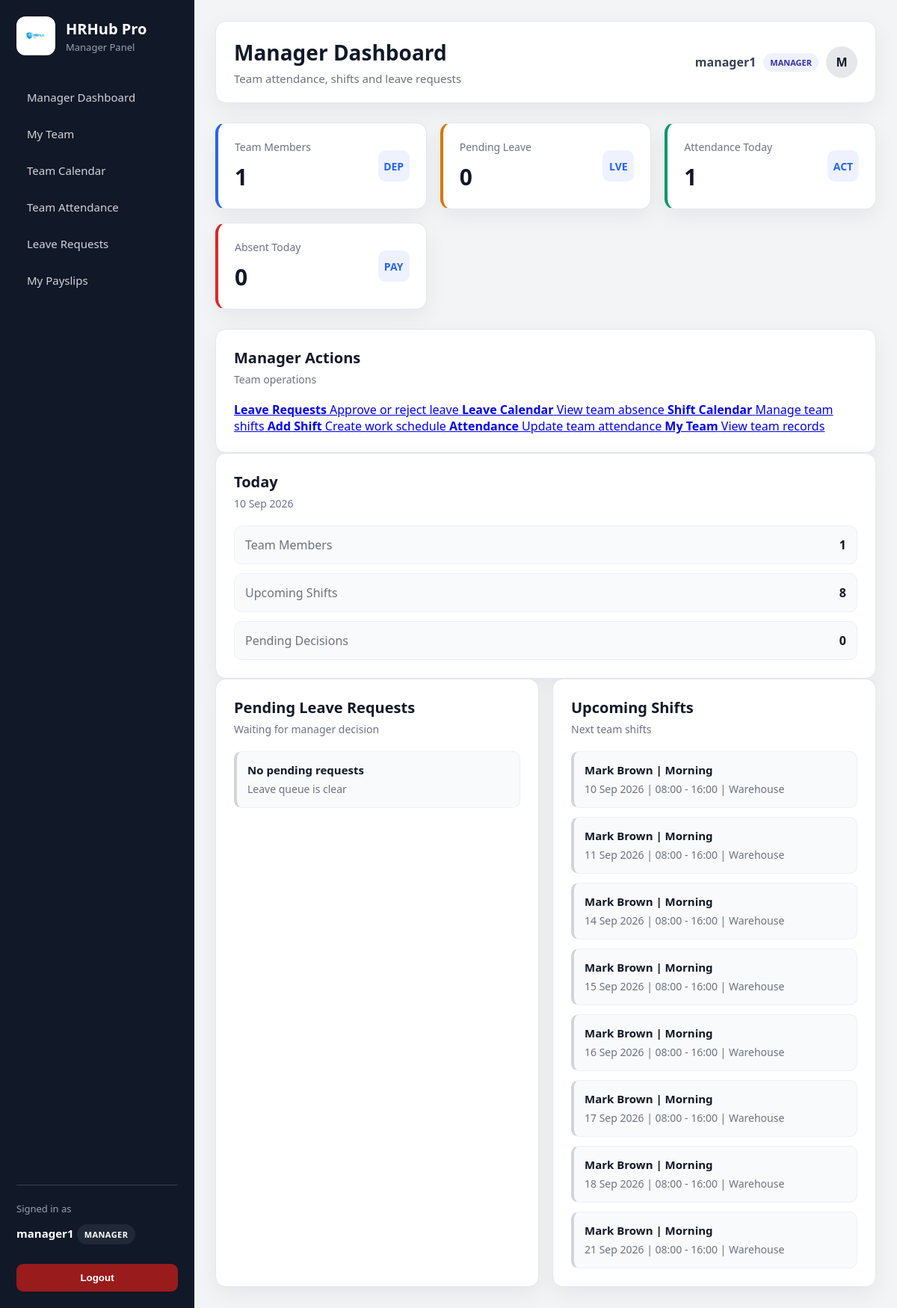
/role-dashboard/manager/ (signed in), run on the app's committed database.
### accounts/models.py (models this page shows, shortened)
class UserProfile(models.Model):
    ROLE_CHOICES = [
        ("ADMIN", "Admin"),
        ("MANAGER", "Manager"),
        ("EMPLOYEE", "Employee"),
    ]
    user = models.OneToOneField(
        User,
        on_delete=models.CASCADE,
        related_name="profile",
    )
    role = models.CharField(
        max_length=20,
        choices=ROLE_CHOICES,
        default="EMPLOYEE",
    )
    created_at = models.DateTimeField(
        auto_now_add=True,
    )
    updated_at = models.DateTimeField(
        auto_now=True,
    )
    class Meta:
        ordering = ["user__username"]
        verbose_name = "User Profile"
        verbose_name_plural = "User Profiles"

### shifts/models.py (models this page shows, shortened)
class Shift(models.Model):
    SHIFT_TYPE_CHOICES = [
        ("MORNING", "Morning"),
        ("AFTERNOON", "Afternoon"),
        ("NIGHT", "Night"),
        ("CUSTOM", "Custom"),
    ]
    STATUS_CHOICES = [
        ("SCHEDULED", "Scheduled"),
        ("COMPLETED", "Completed"),
        ("CANCELLED", "Cancelled"),
    ]
    employee = models.ForeignKey(
        Employee,
        on_delete=models.CASCADE,
        related_name="shifts",
    )
    shift_type = models.CharField(
        max_length=20,
        choices=SHIFT_TYPE_CHOICES,
        default="MORNING",
    )
    shift_date = models.DateField()
    start_time = models.TimeField()
    end_time = models.TimeField()
    location = models.CharField(
        max_length = 150,
        blank=True,
        null=True,
    )
    notes = models.TextField(
        blank=True,
        null=True,
    )
    status = models.CharField(
        max_length=20,
        choices=STATUS_CHOICES,
        default="SCHEDULED",
    )
    created_at = models.DateTimeField(auto_now_add=True)
    updated_at = models.DateTimeField(auto_now=True)
    class Meta:
        ordering = ["shift_date", "start_time"]
        verbose_name = "Shift"
        verbose_name_plural = "Shifts"

### employees/models.py (models this page shows, shortened)
class Employee(models.Model):
    EMPLOYMENT_TYPE_CHOICES = [
        ("FULL_TIME", "Full Time"),
        ("PART_TIME", "Part Time"),
        ("CONTRACT", "Contract"),
        ("TEMPORARY", "Temporary"),
        ("AGENCY", "Agency"),
    ]
    STATUS_CHOICES = [
        ("ACTIVE", "Active"),
        ("INACTIVE", "Inactive"),
        ("ON_LEAVE", "On Leave"),
        ("TERMINATED", "Terminated"),
    ]
    user = models.OneToOneField(
        User,
        on_delete=models.SET_NULL,
        blank=True,
        null=True,
        related_name="employee_profile",
    )
    employee_number = models.CharField(
        max_length=30,
        unique=True,
    )
    first_name = models.CharField(
        max_length=100,
    )
    last_name = models.CharField(
        max_length=100,
    )
    email = models.EmailField(
        unique=True,
    )
    phone = models.CharField(
        max_length=30,
        blank=True,
        null=True,
    )
    address = models.TextField(
        blank=True,
        null=True,
    )
    date_of_birth = models.DateField(
        blank=True,
        null=True,
    )
    job_title = models.CharField(
        max_length=150,
    )
    department = models.ForeignKey(
        "departments.Department",
        on_delete=models.SET_NULL,
        blank=True,
        null=True,
        related_name="employees",
    )
    manager = models.ForeignKey(
        "self",
        on_delete=models.SET_NULL,
        blank=True,
        null=True,
        related_name="team_members",
    )
    employment_type = models.CharField(
        max_length=20,
        choices=EMPLOYMENT_TYPE_CHOICES,
        default="FULL_TIME",
    )
    hire_date = models.DateField()
    salary = models.DecimalField(
        max_digits=10,
        decimal_places=2,
        default=0,
    )
    status = models.CharField(
        max_length=20,
        choices=STATUS_CHOICES,
        default="ACTIVE",
    )
    emergency_contact_name = models.CharField(
        max_length=150,
        blank=True,
        null=True,
    )
    emergency_contact_phone = models.CharField(
        max_length=30,
        blank=True,
        null=True,
    )
    notes = models.TextField(
        blank=True,
        null=True,
    )
    created_at = models.DateTimeField(
        auto_now_add=True,
    )
    updated_at = models.DateTimeField(
        auto_now=True,
    )
    class Meta:
        ordering = ["first_name", "last_name"]
        verbose_name = "Employee"
        verbose_name_plural = "Employees"
    @property
    def full_name(self):
        return f"{self.first_name} {self.last_name}"

### role_dashboards/views.py (the view)
# urls.py: path("manager/", views.manager_dashboard, name="manager_dashboard"),
@login_required
def manager_dashboard(request):
    if not user_can_view_manager_dashboard(request.user):
        return redirect("role_redirect")
    today = timezone.localdate()
    current_manager_employee = Employee.objects.filter(
        user=request.user,
    ).first()
    team_members = Employee.objects.none()
    if current_manager_employee:
        team_members = Employee.objects.filter(
            manager=current_manager_employee,
        )
    if request.user.is_superuser or get_user_role(request.user) in ["ADMIN", "HR"]:
        team_members = Employee.objects.all()
    pending_leave_requests = LeaveRequest.objects.select_related(
        "employee",
        "employee__department",
    ).filter(
        employee__in=team_members,
        status="PENDING",
    ).order_by("start_date")[:8]
    upcoming_shifts = Shift.objects.select_related(
        "employee",
        "employee__department",
    ).filter(
        employee__in=team_members,
        shift_date__gte=today,
    ).exclude(
        status="CANCELLED",
    ).order_by("shift_date", "start_time")[:8]
    attendance_today = Attendance.objects.filter(
        employee__in=team_members,
        date=today,
    ).count()
    absent_today = Attendance.objects.filter(
        employee__in=team_members,
        date=today,
        status="ABSENT",
    ).count()
    context = {
        "today": today,
        "team_members": team_members,
        "team_count": team_members.count(),
        "pending_leave_count": pending_leave_requests.count(),
        "upcoming_shifts_count": upcoming_shifts.count(),
        "attendance_today": attendance_today,
        "absent_today": absent_today,
        "pending_leave_requests": pending_leave_requests,
        "upcoming_shifts": upcoming_shifts,
    }
    return render(request, "role_dashboards/manager_dashboard.html", context)

### accounts/context_processors.py (called while the page is built)
def user_role_context(request):
    user_role = None
    is_admin_user = False
    is_hr_user = False
    is_manager_user = False
    is_employee_user = False
    if request.user.is_authenticated:
        profile = getattr(request.user, "profile", None)
        if request.user.is_superuser:
            user_role = "ADMIN"
            is_admin_user = True
        elif profile:
            user_role = profile.role
            is_admin_user = profile.role == "ADMIN"
            is_hr_user = profile.role == "HR"
            is_manager_user = profile.role == "MANAGER"
            is_employee_user = profile.role == "EMPLOYEE"
    return {
        "user_role": user_role,
        "is_admin_user": is_admin_user,
        "is_hr_user": is_hr_user,
        "is_manager_user": is_manager_user,
        "is_employee_user": is_employee_user,
    }

### role_dashboards/views.py (called while the page is built)
def get_user_role(user):
    profile = getattr(user, "profile", None)
    if profile:
        return profile.role
    return None

def user_can_view_manager_dashboard(user):
    if user.is_superuser:
        return True
    role = get_user_role(user)
    return role in ["ADMIN", "HR", "MANAGER"]

### templates/role_dashboards/manager_dashboard.html (shortened to what this page needs)
{% extends 'base.html' %}
{% block page_title %}Manager Dashboard{% endblock %}
{% block page_subtitle %}
Team attendance, shifts and leave requests
{% endblock %}
{% block content %}
<section class="stats-grid">
    <div class="stat-card blue">
        <div>
            <p>Team Members</p>
            <h2>{{ team_count }}</h2>
        </div>
        <span>TM</span>
    </div>
    <div class="stat-card orange">
        <div>
            <p>Pending Leave</p>
            <h2>{{ pending_leave_count }}</h2>
        </div>
        <span>PND</span>
    </div>
    <div class="stat-card green">
        <div>
            <p>Attendance Today</p>
            <h2>{{ attendance_today }}</h2>
        </div>
        <span>ATT</span>
    </div>
    <div class="stat-card red">
        <div>
            <p>Absent Today</p>
            <h2>{{ absent_today }}</h2>
        </div>
        <span>ABS</span>
    </div>
</section>
<section class="admin-dashboard-grid">
    <div class="panel dashboard-action-panel">
        <div class="panel-header">
            <h3>Manager Actions</h3>
            <p>Team operations</p>
        </div>
        <div class="quick-action-grid">
            <a href="{% url 'leave_request_list' %}" class="quick-action-card">
                <strong>Leave Requests</strong>
                <span>Approve or reject leave</span>
            </a>
            <a href="{% url 'leave_calendar' %}" class="quick-action-card">
                <strong>Leave Calendar</strong>
                <span>View team absence</span>
            </a>
            <a href="{% url 'shift_calendar' %}" class="quick-action-card">
                <strong>Shift Calendar</strong>
                <span>Manage team shifts</span>
            </a>
            <a href="{% url 'shift_create' %}" class="quick-action-card">
                <strong>Add Shift</strong>
                <span>Create work schedule</span>
            </a>
            <a href="{% url 'attendance_list' %}" class="quick-action-card">
                <strong>Attendance</strong>
                <span>Update team attendance</span>
            </a>
            <a href="{% url 'employee_list' %}" class="quick-action-card">
                <strong>My Team</strong>
                <span>View team records</span>
            </a>
        </div>
    </div>
    <div class="panel">
        <div class="panel-header">
            <h3>Today</h3>
            <p>{{ today|date:"d M Y" }}</p>
        </div>
        <div class="overview-list">
            <div>
                <span>Team Members</span>
                <strong>{{ team_count }}</strong>
            </div>
            <div>
                <span>Upcoming Shifts</span>
                <strong>{{ upcoming_shifts_count }}</strong>
            </div>
            <div>
                <span>Pending Decisions</span>
                <strong>{{ pending_leave_count }}</strong>
            </div>
        </div>
    </div>
</section>
<section class="dashboard-grid">
    <div class="panel">
        <div class="panel-header">
            <h3>Pending Leave Requests</h3>
            <p>Waiting for manager decision</p>
        </div>
        <div class="module-list">
            {% for leave_request in pending_leave_requests %}
                <div class="module-item pending-module-item">
                    <strong>
                        {{ leave_request.employee.full_name }}
                        |
                        {{ leave_request.get_duration_display }}
                    </strong>
                    <span>
                        {{ leave_request.start_date|date:"d M Y" }}
                        -
                        {{ leave_request.end_date|date:"d M Y" }}
                        |
                        {{ leave_request.get_leave_type_display }}
                    </span>
                </div>
            {% empty %}
                <div class="module-item">
                    <strong>No pending requests</strong>
                    <span>Leave queue is clear</span>
                </div>
            {% endfor %}
        </div>
    </div>
    <div class="panel">
        <div class="panel-header">
            <h3>Upcoming Shifts</h3>
            <p>Next team shifts</p>
        </div>
        <div class="module-list">
            {% for shift in upcoming_shifts %}
                <div class="module-item">
                    <strong>
                        {{ shift.employee.full_name }}
                        |
                        {{ shift.get_shift_type_display }}
                    </strong>
                    <span>
                        {{ shift.shift_date|date:"d M Y" }}
                        |
                        {{ shift.start_time|time:"H:i" }}
                        -
                        {{ shift.end_time|time:"H:i" }}
                        {% if shift.location %}
                            |
                            {{ shift.location }}
                        {% endif %}
                    </span>
                </div>
            {% empty %}
                <div class="module-item">
                    <strong>No upcoming shifts</strong>
                    <span>No team shifts found</span>
                </div>
            {% endfor %}
        </div>
    </div>
</section>
{% endblock %}

### templates/base.html (shortened to what this page needs)
{% load static %}
<!DOCTYPE html>
<html lang="en">
<head>
    <link rel="stylesheet" href="{% static 'css/style.css' %}?v=120">
</head>
<body>
<div class="app-layout">
    <aside class="sidebar">
        <div class="sidebar-logo">
            <img
                src="{% static 'pictures/logo.png' %}"
                alt="HRHub Pro Logo"
                class="sidebar-logo-image"
            >
            <div>
                <h2>HRHub Pro</h2>
                {% if is_manager_user %}
                    <p>Manager Panel</p>
                {% elif is_hr_user %}
                    <p>HR Panel</p>
                {% else %}
                    <p>Admin Panel</p>
                {% endif %}
            </div>
        </div>
        <nav class="sidebar-nav">
            {% if is_manager_user %}
                <a href="{% url 'manager_dashboard' %}" class="nav-link">Manager Dashboard</a>
                <a href="{% url 'employee_list' %}" class="nav-link">My Team</a>
                <a href="{% url 'leave_calendar' %}" class="nav-link">Team Calendar</a>
                <a href="{% url 'attendance_list' %}" class="nav-link">Team Attendance</a>
                <a href="{% url 'leave_request_list' %}" class="nav-link">Leave Requests</a>
                <a href="{% url 'my_payslips' %}" class="nav-link">My Payslips</a>
            {% endif %}
        </nav>
        <div class="sidebar-footer">
            <p>Signed in as</p>
            <strong>{{ request.user.username }}</strong>
            {% if user_role %}
                <span class="sidebar-role-badge">{{ user_role }}</span>
            {% endif %}
            <form method="post" action="{% url 'logout' %}">
                <button type="submit" class="logout-button">Logout</button>
            </form>
        </div>
    </aside>
    <main class="main-content">
        <header class="topbar">
            <div>
                <h1>{% block page_title %}Dashboard{% endblock %}</h1>
                <p>{% block page_subtitle %}Workforce management system{% endblock %}</p>
            </div>
            <div class="topbar-user">
                <span>{{ request.user.username }}</span>
                {% if user_role %}
                    <small>{{ user_role }}</small>
                {% endif %}
                <div class="user-avatar">
                    {{ request.user.username|slice:":1"|upper }}
                </div>
            </div>
        </header>
        {% block content %}
        {% endblock %}
    </main>
</div>
</body>
</html>

### data on the page
UserProfile: role "MANAGER"
Shift: employee.full_name "Mark Brown", shift_type "Morning", shift_date "10 Sep 2026", start_time "08:00", end_time "16:00", location "Warehouse"
Shift: employee.full_name "Mark Brown", shift_type "Morning", shift_date "11 Sep 2026", start_time "08:00", end_time "16:00", location "Warehouse"
Shift: employee.full_name "Mark Brown", shift_type "Morning", shift_date "14 Sep 2026", start_time "08:00", end_time "16:00", location "Warehouse"
Shift: employee.full_name "Mark Brown", shift_type "Morning", shift_date "15 Sep 2026", start_time "08:00", end_time "16:00", location "Warehouse"
Shift: employee.full_name "Mark Brown", shift_type "Morning", shift_date "16 Sep 2026", start_time "08:00", end_time "16:00", location "Warehouse"
Shift: employee.full_name "Mark Brown", shift_type "Morning", shift_date "17 Sep 2026", start_time "08:00", end_time "16:00", location "Warehouse"
Shift: employee.full_name "Mark Brown", shift_type "Morning", shift_date "18 Sep 2026", start_time "08:00", end_time "16:00", location "Warehouse"
Shift: employee.full_name "Mark Brown", shift_type "Morning", shift_date "21 Sep 2026", start_time "08:00", end_time "16:00", location "Warehouse"

### other printed values
{{ request.user.username }} "manager1"
{{ request.user.username|slice:":1"|upper }} "M"
{{ team_count }} "1"
{{ pending_leave_count }} "0"
{{ attendance_today }} "1"
{{ absent_today }} "0"
{{ today|date:"d M Y" }} "10 Sep 2026"
{{ upcoming_shifts_count }} "8"
